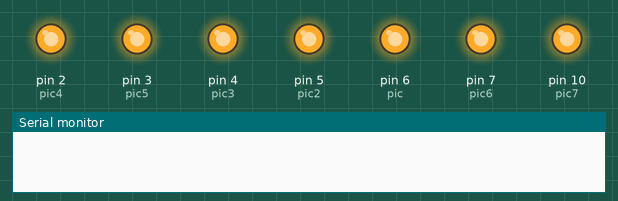
This sketch was run on a simulated Arduino Uno, built with avr-gcc and run on an emulated ATmega328P. On the bench: output pins drawn as LEDs (lit = HIGH), the last lines printed to the serial monitor.

Above: at 0.1 s.
At 3.6 s:
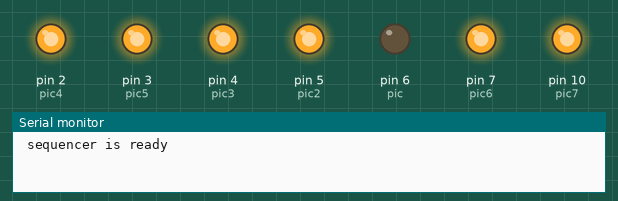
At 9.6 s:
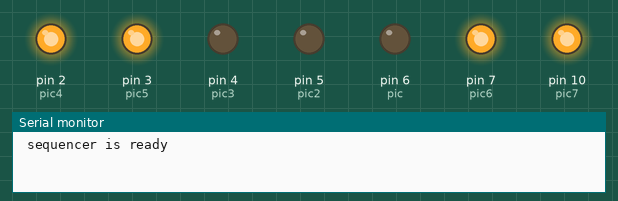
At 15.6 s:
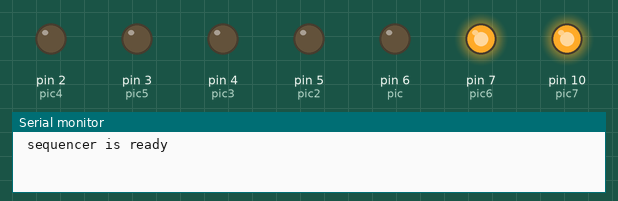
At 20.6 s:
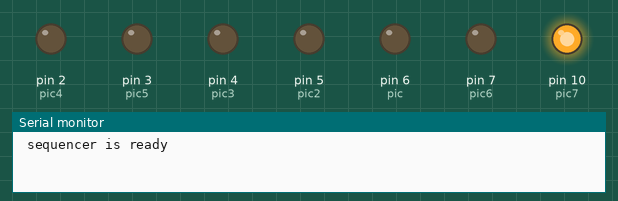
At 37.6 s:
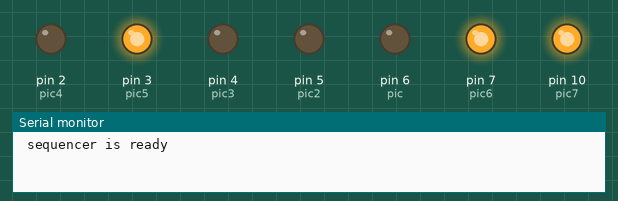
Timing chart, 0 to 39.1 s (numbered marks = the images above):
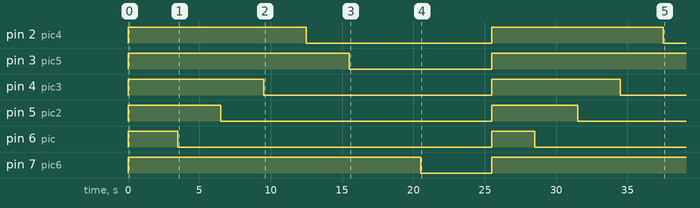

Measured:
- by itself, pin 2 (pic4): HIGH → LOW at 12.5 s, → HIGH 13.0 s later, → LOW 12.0 s later
- by itself, pin 3 (pic5): HIGH → LOW at 15.5 s, → HIGH 10.0 s later
- by itself, pin 4 (pic3): HIGH → LOW at 9.5 s, → HIGH 16.0 s later, → LOW 9.0 s later
- by itself, pin 5 (pic2): HIGH → LOW at 6.5 s, → HIGH 19.0 s later, → LOW 6.0 s later
- by itself, pin 6 (pic): HIGH → LOW at 3.5 s, → HIGH 22.0 s later, → LOW 3.0 s later
- by itself, pin 7 (pic6): HIGH → LOW at 20.5 s, → HIGH 5.0 s later

The sketch:

led_seq_12v_relay.ino
```cpp
#define pic 6
#define pic2 5
#define pic3 4
#define pic4 2
#define pic5 3
#define pic6 7
#define pic7 10


int dly = 3000;
int dly2 = 5000;

int val = 200;

// This is a comment

/*
 * This is a paragraph
 *
 *
 * logo - bote - frt - off
 * logo - bote - frt - off
 * fadein(all-var) - fadeoff(all-var)
 * repeat
 */

void setup() {
 Serial.begin(9600);
 pinMode(pic, OUTPUT);
 pinMode(pic2,OUTPUT);
 pinMode(pic3, OUTPUT);
 pinMode(pic4, OUTPUT);
 pinMode(pic5,OUTPUT);
 pinMode(pic6, OUTPUT);
 pinMode(pic7, OUTPUT);


 digitalWrite(pic, HIGH);
 digitalWrite(pic2, HIGH);
 digitalWrite(pic3, HIGH);
 digitalWrite(pic4, HIGH);
 digitalWrite(pic5, HIGH);
 digitalWrite(pic6, HIGH);
 digitalWrite(pic7, HIGH);

 delay(500);
 Serial.println(" sequencer is ready ");

}

void loop() {
// enf1(); ///3secs 7 sequence
 enf2(); ///5secs   6 sequence

}


void enf1(){
 digitalWrite(pic, HIGH);
 digitalWrite(pic2, HIGH);
 digitalWrite(pic3, HIGH);
 digitalWrite(pic4, HIGH);
 digitalWrite(pic5, HIGH);
 digitalWrite(pic6, HIGH);
 digitalWrite(pic7, HIGH);
 delay(dly);
 digitalWrite(pic, LOW);
 delay(dly);
 digitalWrite(pic2, LOW);
 delay(dly);
 digitalWrite(pic3, LOW);
 delay(dly);
 digitalWrite(pic4, LOW);
 delay(dly);
 digitalWrite(pic5, LOW);
 delay(dly);
 digitalWrite(pic6, LOW);
 delay(dly);
 digitalWrite(pic7, LOW);
 delay(dly);


}


void enf2(){
 digitalWrite(pic, HIGH);
 digitalWrite(pic2, HIGH);
 digitalWrite(pic3, HIGH);
 digitalWrite(pic4, HIGH);
 digitalWrite(pic5, HIGH);
 digitalWrite(pic6, HIGH);
 digitalWrite(pic7, HIGH);
 delay(dly);
 digitalWrite(pic, LOW);
 delay(dly);
 digitalWrite(pic2, LOW);
 delay(dly);
 digitalWrite(pic3, LOW);
 delay(dly);
 digitalWrite(pic4, LOW);
 delay(dly);
 digitalWrite(pic5, LOW);
 delay(dly2);
 digitalWrite(pic6, LOW);
 delay(dly2);


}
```
